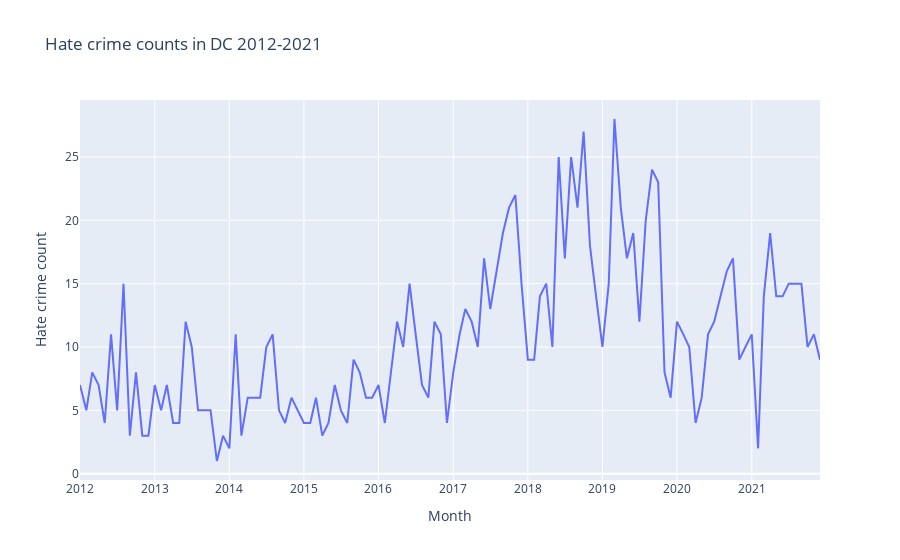

The cell this chart's notebook holds for it:
### Code cell
# plotly
fig = px.line(df_monthly_counts, x=df_monthly_counts.index.to_timestamp(), y='Hate crime count', title='Hate crime counts in DC 2012-2021')
fig.update_layout(xaxis_title='Month')
fig.show()
